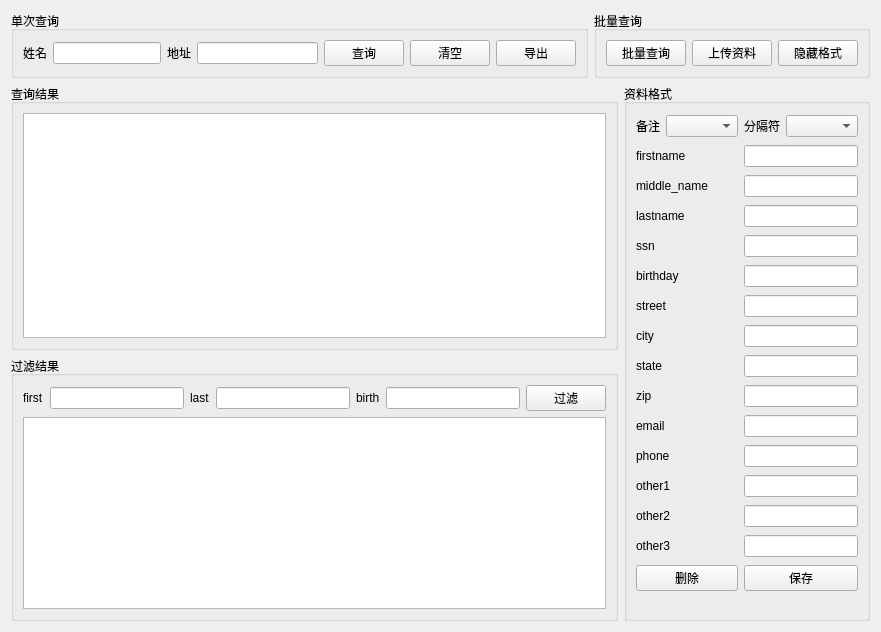
<?xml version="1.0" encoding="UTF-8"?>
<ui version="4.0">
 <class>Form</class>
 <widget class="QWidget" name="Form">
  <property name="geometry">
   <rect>
    <x>0</x>
    <y>0</y>
    <width>881</width>
    <height>632</height>
   </rect>
  </property>
  <property name="windowTitle">
   <string>Form</string>
  </property>
  <layout class="QGridLayout" name="gridLayout">
   <item row="1" column="0" colspan="2">
    <layout class="QGridLayout" name="gridLayout_2">
     <item row="0" column="0">
      <widget class="QGroupBox" name="groupBox_3">
       <property name="title">
        <string>查询结果</string>
       </property>
       <layout class="QHBoxLayout" name="horizontalLayout_5">
        <item>
         <widget class="QTableWidget" name="tableWidget_query_result"/>
        </item>
       </layout>
      </widget>
     </item>
     <item row="1" column="0">
      <widget class="QGroupBox" name="groupBox_4">
       <property name="title">
        <string>过滤结果</string>
       </property>
       <layout class="QVBoxLayout" name="verticalLayout_2">
        <item>
         <layout class="QHBoxLayout" name="horizontalLayout_6">
          <item>
           <widget class="QLabel" name="label_3">
            <property name="text">
             <string>first</string>
            </property>
           </widget>
          </item>
          <item>
           <widget class="QLineEdit" name="lineEdit_filter_first"/>
          </item>
          <item>
           <widget class="QLabel" name="label_4">
            <property name="text">
             <string>last</string>
            </property>
           </widget>
          </item>
          <item>
           <widget class="QLineEdit" name="lineEdit_filter_last"/>
          </item>
          <item>
           <widget class="QLabel" name="label_5">
            <property name="text">
             <string>birth</string>
            </property>
           </widget>
          </item>
          <item>
           <widget class="QLineEdit" name="lineEdit_filter_birth"/>
          </item>
          <item>
           <widget class="QPushButton" name="pushButton_filter">
            <property name="text">
             <string>过滤</string>
            </property>
           </widget>
          </item>
         </layout>
        </item>
        <item>
         <widget class="QTableWidget" name="tableWidget_filter_query_result"/>
        </item>
       </layout>
      </widget>
     </item>
     <item row="0" column="1" rowspan="2">
      <widget class="QGroupBox" name="groupBox_remark">
       <property name="title">
        <string>资料格式</string>
       </property>
       <layout class="QGridLayout" name="gridLayout_3">
        <item row="0" column="1">
         <widget class="QComboBox" name="comboBox"/>
        </item>
        <item row="8" column="0" colspan="2">
         <widget class="QLabel" name="label_13">
          <property name="text">
           <string>state</string>
          </property>
         </widget>
        </item>
        <item row="0" column="0">
         <widget class="QLabel" name="label_6">
          <property name="text">
           <string>备注</string>
          </property>
         </widget>
        </item>
        <item row="11" column="2" colspan="2">
         <widget class="QLineEdit" name="lineEdit_phone"/>
        </item>
        <item row="2" column="2" colspan="2">
         <widget class="QLineEdit" name="lineEdit_middle_name"/>
        </item>
        <item row="13" column="0" colspan="2">
         <widget class="QLabel" name="label_18">
          <property name="text">
           <string>other2</string>
          </property>
         </widget>
        </item>
        <item row="5" column="2" colspan="2">
         <widget class="QLineEdit" name="lineEdit_birthday"/>
        </item>
        <item row="0" column="2">
         <widget class="QLabel" name="label_21">
          <property name="text">
           <string>分隔符</string>
          </property>
         </widget>
        </item>
        <item row="14" column="2" colspan="2">
         <widget class="QLineEdit" name="lineEdit_other3"/>
        </item>
        <item row="7" column="0" colspan="2">
         <widget class="QLabel" name="label_12">
          <property name="text">
           <string>city</string>
          </property>
         </widget>
        </item>
        <item row="16" column="2" colspan="2">
         <widget class="QPushButton" name="pushButton_format_save">
          <property name="text">
           <string>保存</string>
          </property>
         </widget>
        </item>
        <item row="11" column="0" colspan="2">
         <widget class="QLabel" name="label_16">
          <property name="text">
           <string>phone</string>
          </property>
         </widget>
        </item>
        <item row="9" column="0" colspan="2">
         <widget class="QLabel" name="label_14">
          <property name="text">
           <string>zip</string>
          </property>
         </widget>
        </item>
        <item row="16" column="0" colspan="2">
         <widget class="QPushButton" name="pushButton_format_delete">
          <property name="text">
           <string>删除</string>
          </property>
         </widget>
        </item>
        <item row="10" column="0" colspan="2">
         <widget class="QLabel" name="label_15">
          <property name="text">
           <string>email</string>
          </property>
         </widget>
        </item>
        <item row="5" column="0" colspan="2">
         <widget class="QLabel" name="label_10">
          <property name="text">
           <string>birthday</string>
          </property>
         </widget>
        </item>
        <item row="12" column="2" colspan="2">
         <widget class="QLineEdit" name="lineEdit_other1"/>
        </item>
        <item row="6" column="0" colspan="2">
         <widget class="QLabel" name="label_11">
          <property name="text">
           <string>street</string>
          </property>
         </widget>
        </item>
        <item row="10" column="2" colspan="2">
         <widget class="QLineEdit" name="lineEdit_email"/>
        </item>
        <item row="4" column="0" colspan="2">
         <widget class="QLabel" name="label_9">
          <property name="text">
           <string>ssn</string>
          </property>
         </widget>
        </item>
        <item row="12" column="0" colspan="2">
         <widget class="QLabel" name="label_17">
          <property name="text">
           <string>other1</string>
          </property>
         </widget>
        </item>
        <item row="9" column="2" colspan="2">
         <widget class="QLineEdit" name="lineEdit_zip"/>
        </item>
        <item row="4" column="2" colspan="2">
         <widget class="QLineEdit" name="lineEdit_ssn"/>
        </item>
        <item row="14" column="0" colspan="2">
         <widget class="QLabel" name="label_19">
          <property name="text">
           <string>other3</string>
          </property>
         </widget>
        </item>
        <item row="2" column="0" colspan="2">
         <widget class="QLabel" name="label_8">
          <property name="text">
           <string>middle_name</string>
          </property>
         </widget>
        </item>
        <item row="1" column="0" colspan="2">
         <widget class="QLabel" name="label_7">
          <property name="text">
           <string>firstname</string>
          </property>
         </widget>
        </item>
        <item row="7" column="2" colspan="2">
         <widget class="QLineEdit" name="lineEdit_city"/>
        </item>
        <item row="0" column="3">
         <widget class="QComboBox" name="comboBox_delimiter"/>
        </item>
        <item row="1" column="2" colspan="2">
         <widget class="QLineEdit" name="lineEdit_firstname"/>
        </item>
        <item row="13" column="2" colspan="2">
         <widget class="QLineEdit" name="lineEdit_other2"/>
        </item>
        <item row="8" column="2" colspan="2">
         <widget class="QLineEdit" name="lineEdit_state"/>
        </item>
        <item row="6" column="2" colspan="2">
         <widget class="QLineEdit" name="lineEdit_street"/>
        </item>
        <item row="3" column="2" colspan="2">
         <widget class="QLineEdit" name="lineEdit_lastname"/>
        </item>
        <item row="3" column="0" colspan="2">
         <widget class="QLabel" name="label_20">
          <property name="text">
           <string>lastname</string>
          </property>
         </widget>
        </item>
       </layout>
      </widget>
     </item>
    </layout>
   </item>
   <item row="0" column="0">
    <widget class="QGroupBox" name="groupBox">
     <property name="title">
      <string>单次查询</string>
     </property>
     <layout class="QHBoxLayout" name="horizontalLayout_2">
      <item>
       <layout class="QHBoxLayout" name="horizontalLayout">
        <item>
         <widget class="QLabel" name="label">
          <property name="text">
           <string>姓名</string>
          </property>
         </widget>
        </item>
        <item>
         <widget class="QLineEdit" name="lineEdit_name">
          <property name="sizePolicy">
           <sizepolicy hsizetype="Minimum" vsizetype="Fixed">
            <horstretch>0</horstretch>
            <verstretch>0</verstretch>
           </sizepolicy>
          </property>
         </widget>
        </item>
        <item>
         <widget class="QLabel" name="label_2">
          <property name="text">
           <string>地址</string>
          </property>
         </widget>
        </item>
        <item>
         <widget class="QLineEdit" name="lineEdit_address"/>
        </item>
        <item>
         <widget class="QPushButton" name="pushButton_query">
          <property name="text">
           <string>查询</string>
          </property>
         </widget>
        </item>
        <item>
         <widget class="QPushButton" name="pushButton_clear">
          <property name="text">
           <string>清空</string>
          </property>
         </widget>
        </item>
        <item>
         <widget class="QPushButton" name="pushButton_export">
          <property name="text">
           <string>导出</string>
          </property>
         </widget>
        </item>
       </layout>
      </item>
     </layout>
    </widget>
   </item>
   <item row="0" column="1">
    <widget class="QGroupBox" name="groupBox_2">
     <property name="title">
      <string>批量查询</string>
     </property>
     <layout class="QHBoxLayout" name="horizontalLayout_4">
      <item>
       <layout class="QHBoxLayout" name="horizontalLayout_3">
        <item>
         <widget class="QPushButton" name="pushButton_batch_query">
          <property name="text">
           <string>批量查询</string>
          </property>
         </widget>
        </item>
        <item>
         <widget class="QPushButton" name="pushButton_up_file">
          <property name="text">
           <string>上传资料</string>
          </property>
         </widget>
        </item>
        <item>
         <widget class="QPushButton" name="pushButton_hide_format">
          <property name="text">
           <string>隐藏格式</string>
          </property>
         </widget>
        </item>
       </layout>
      </item>
     </layout>
    </widget>
   </item>
  </layout>
 </widget>
 <resources/>
 <connections/>
</ui>
